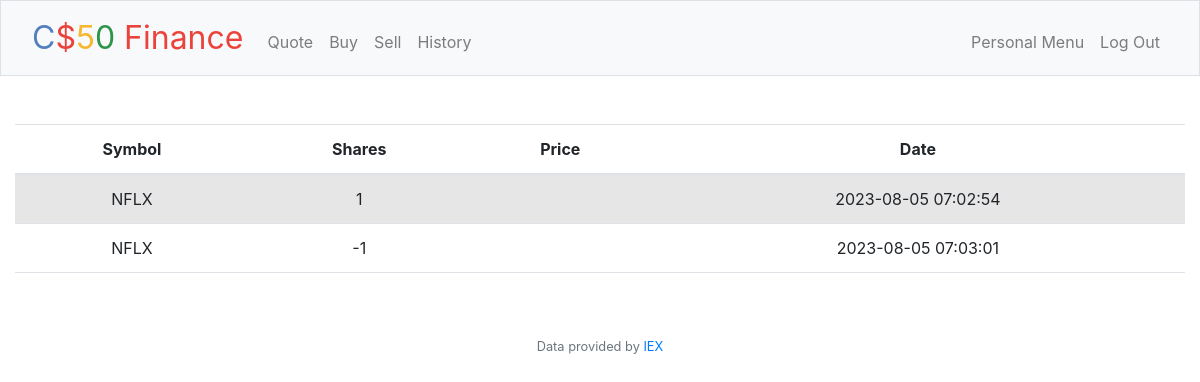
Screenshot of /history (signed in) with the database file from the repository.
### tables this page shows
CREATE TABLE 'transactions' ('id' INTEGER PRIMARY KEY AUTOINCREMENT NOT NULL, 'user_id' INTEGER, 'symbol' TEXT, 'shares' INTEGER,'price' REAL, 'date' DATETIME);

### app.py (the view)
@app.route("/history")
@login_required
def history():
    user_id = session["user_id"]
    transactions_db = db.execute ("SELECT * FROM transactions WHERE user_id = :id", id = user_id)
    return render_template("history.html", transactions = transactions_db)

### app.py (called while the page is built)
@app.after_request
def after_request(response):
    response.headers["Cache-Control"] = "no-cache, no-store, must-revalidate"
    response.headers["Expires"] = 0
    response.headers["Pragma"] = "no-cache"
    return response

### helpers.py (called while the page is built)
def login_required(f):
    @wraps(f)
    def decorated_function(*args, **kwargs):
        if session.get("user_id") is None:
            return redirect("/login")
        return f(*args, **kwargs)
    return decorated_function

### templates/history.html (shortened to what this page needs)
{% extends "layout.html" %}
{% block main %}
<table class="table table-striped">
    <thead>
      <tr>
        <th scope="col">Symbol</th>
        <th scope="col">Shares</th>
        <th scope="col">Price</th>
        <th scope="col">Date</th>
      </tr>
    </thead>
    <tbody>
        {% for row in transactions %}
            <tr>
                <td>{{ row["symbol"] }}</td>
                <td>{{ row["shares"] }}</td>
                <td>{{ row["price | usd" ] }}</td>
                <td>{{ row["date"]}}</td>
            </tr>
        {% endfor %}
    </tbody>
  </table>
{% endblock %}

### rows the page displays
transactions: symbol "NFLX", shares "1", date "2023-08-05 07:02:54"
transactions: symbol "NFLX", shares "-1", date "2023-08-05 07:03:01"
